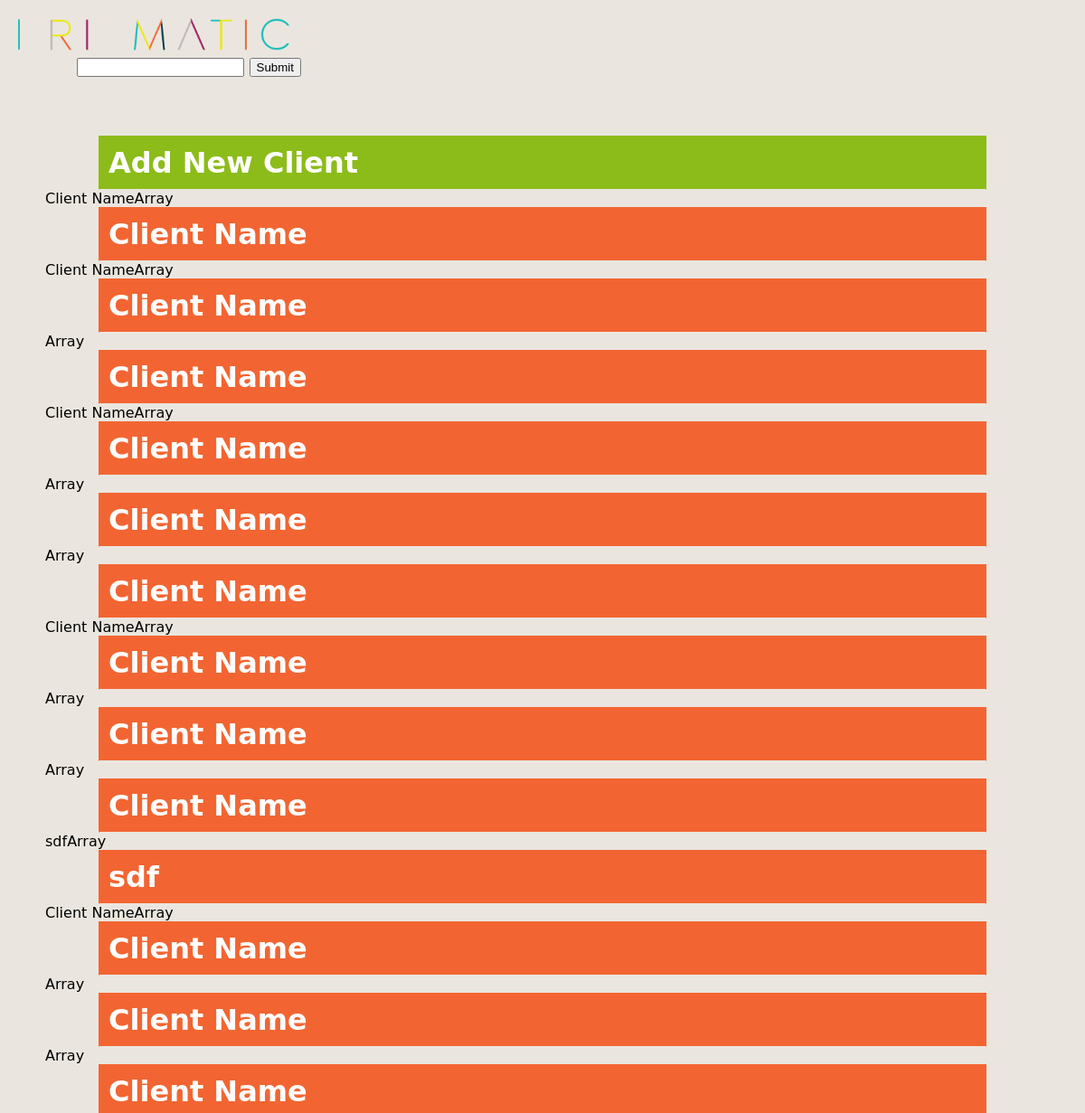
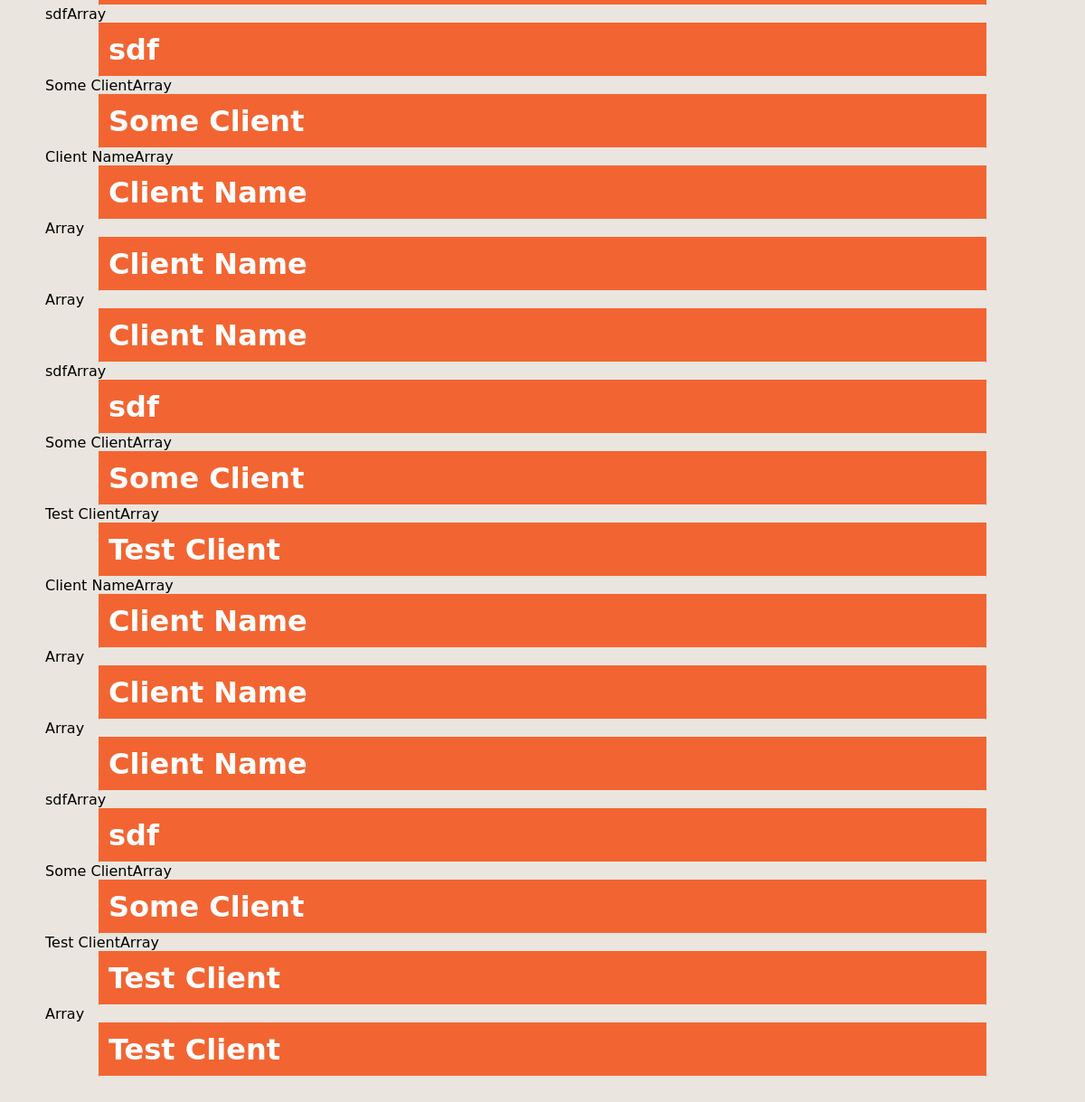
The app's page /index_bkup2.php with its own data (2 pictures, top to bottom).
### tables this page shows
CREATE TABLE `test` (
  `client_name` varchar(255) NOT NULL,
  `type` varchar(255) NOT NULL,
  `url` text NOT NULL,
  `username` varchar(255) NOT NULL,
  `password` varchar(255) NOT NULL,
  `id` int(11) NOT NULL AUTO_INCREMENT,
  PRIMARY KEY (`id`),
  UNIQUE KEY `id` (`id`)
);

### index_bkup2.php (the view, shortened to what this page needs)
<!doctype html>
<html>
<head>
<link rel="stylesheet" type="text/css" href="assets/css/styles.css">
</head>
<body>
	<?php include('header.php'); ?>
   	<main>
       <div class="newClientName slideTitle">
       		<h1>Add New Client</h1>
       </div>
		<?php
			include('config.php');
			$select = "SELECT * FROM test ORDER BY client_name";
			$q_result = $con->query($select) or die('Query did not work.');
			$client_list = [];
			while($result = mysqli_fetch_array( $q_result )){
				$client_name = $result['client_name'];
				$client_list[$client_name][] = $result;
				foreach($client_list as $client_name => $client_records){
					echo $client_name;
					foreach($client_records as $client_record){
						echo $client_record;
		?>
        <div class="clientName slideTitle">
        	<h1><?php echo $client_name; ?></h1>
        </div>
       <?php }}} ?>
    </main>
</body>
</html>

### header.php (shortened to what this page needs)
<!doctype html>
<html>
<head>
</head>
<body>
	<header class="header">
    	<h1><img src="assets/images/prismatic.png" alt="Prismatic" /></h1>
       <form id="searchBox" method="post" action="index.php">
          Search: <input type="text" name="find">
          <input type="submit">
       </form>
    </header>
</body>
</html>

### assets/css/styles.css (style rules this page uses)
body { font-family: "Lucida Grande", "Lucida Sans Unicode", "Lucida Sans", "DejaVu Sans", Verdana, sans-serif; box-sizing: border-box; margin: 0; padding: 0; height: 2000px; background-color: #eae6df; }
.header { position: fixed; top: 0; width: 100%; background-color: #eae6df; padding: 20px; margin: 0; z-index: 100; color: #eae6df; }
header h1 { color: #FF6E06; margin: 0; display: inline-block; }
header h1 img { height: 25%; width: 25%; }
main { margin-top: 100px; padding: 50px; }
.clientName { background-color: #f26532; border: 1px solid #f26532; border-bottom: 1px solid #eae6df; padding: 10px; width: 960px; margin: 0 auto; }
.clientName h1 { margin: 0; color: #FFF; }
.newClientName { background-color: #8cbc19; border: 1px solid #8cbc19; border-bottom: 1px solid #eae6df; padding: 10px; width: 960px; margin: 0 auto; }
.newClientName h1 { margin: 0; color: #FFF; }

### records on screen
test: client_name "Client Name", client_record "Array"
test: client_name "Client Name", client_record "Array"
test: client_name "Client Name", client_record "Array"
test: client_name "Client Name", client_name "sdf", client_record "Array"
test: client_name "Client Name", client_name "sdf", client_name "Some Client", client_record "Array"
test: client_name "Client Name", client_name "sdf", client_name "Some Client", client_name "Test Client", client_record "Array"
test: client_name "Client Name", client_name "sdf", client_name "Some Client", client_name "Test Client", client_record "Array"
